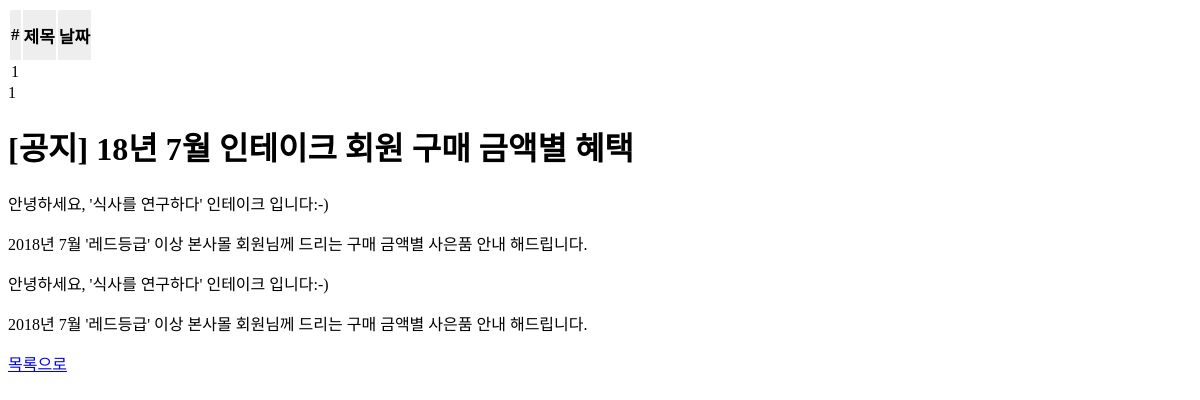
Page /notice//1 on the committed database.
### notice/models.py (models this page shows, shortened)
class Post(models.Model):
    title = models.CharField(max_length=100, verbose_name='제목')
    content= models.TextField()
    updated_at=models.DateTimeField(auto_now=True, verbose_name='날짜')
    class Meta:
        ordering=['-id']

### notice/views.py (the view)
# urls.py: path('/<int:pk>', views.post_detail, name='post_detail'),
def post_detail(request, pk):
    post = Post.objects.get(pk=pk)
    return render(request, 'notice/post_detail.html', {
        'post': post,
    })

### notice/templates/notice/post_detail.html (shortened to what this page needs)
<!DOCTYPE html>
<html lang="en" xmlns:notice="http://www.w3.org/1999/xhtml">
<head>
  {% load static %}
  <link rel="stylesheet" href="{% static "notice/post_detail.css" %}" />
</head>
<body>
      <table class="table table-hover table-bordered">
        <thead>
          <div class="divhead">
            <tr class="notice_head">
              <th class="num">#</th>
              <th class="title">제목</th>
              <th class="date">날짜</th>
            </tr>
          </div>
        </thead>
        <tbody>
        <tr>
          <td>{{post.pk}}</td>
        </tr>
        </tbody>
      </table>
      {{post.pk}}<a><h1>{{ post.title }}</h1></a>
      {{ post.content|linebreaks }}
{{ post.content|linebreaks }}
<a href="{% url "notice:post_list" %}" class="btn btn-primary">목록으로</a>
</body>
</html>

### notice/static/notice/post_detail.css (style rules this page uses)
.notice_head { color: #000000; font-size: 17px; height: 50px; padding: 22px 22px; background: #eeeeee; text-align: Center; width: 935px; }

### rows in the picture
Post: pk "1", title "[공지] 18년 7월 인테이크 회원 구매 금액별 혜택", content "안녕하세요, '식사를 연구하다' 인테이크 입니다:-) 2018년 7월 '레드등급' 이상 본사몰 회원님께 드리는 구매 금액별 사은품 안내 해드립니다."
